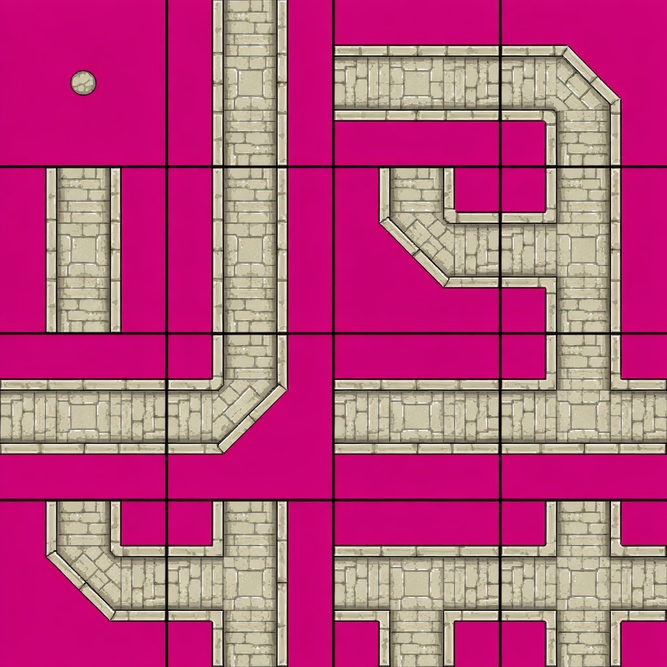
#> input picture assets/road_tiles.png, 667 x 667 px, shrunk from 1024 x 1024 before the run
$ python optimize_tiles.py
#> lines starting #> are read from the running program, lines starting #| are printed output that depends on the picture
from PIL import Image
import os

# Source and target paths
source_path = 'assets/road_tiles.png'
target_path = 'assets/road_tiles_optimized.png'

# Load source image
try:
    img = Image.open(source_path)
#> img is the input picture: PIL image 667x667 RGB; mean R, G, B 184.5, 77.2, 125.8
    # Ensure RGBA
    img = img.convert('RGBA')
#> img: PIL image 667x667 RGBA
except Exception as e:
    print(f"Error loading image: {e}")
    exit(1)

# Inspect size
width, height = img.size
#> width = 667; height = 667
tile_w = width // 4
#> tile_w = 166
tile_h = height // 4
#> tile_h = 166
print(f"Source size: {width}x{height}, Tile size: {tile_w}x{tile_h}")
#| Source size: 667x667, Tile size: 166x166

# Target size: 3 cols x 2 rows
target_w = tile_w * 3
#> target_w = 498
target_h = tile_h * 2
#> target_h = 332
new_img = Image.new('RGBA', (target_w, target_h))
#> new_img: PIL image 498x332 RGBA; every value is 0

# Source Coordinates (col, row) -> (x, y)
# 1. Isolated [0,0] -> Target [0,0]
# 2. End (S)  [0,1] -> Target [1,0]
# 3. Straight (NS) [1,0] -> Target [2,0]
# 4. Corner (NE)   [2,1] -> Target [0,1]
# 5. T-Junc (NWS)  [3,1] -> Target [1,1]
# 6. Cross  [All]  [3,3] -> Target [2,1]

mappings = [
    # (SrcCol, SrcRow) -> (DstCol, DstRow)
    ((0, 0), (0, 0)), # Isolated
    ((0, 1), (1, 0)), # End
    ((1, 0), (2, 0)), # Straight
    ((2, 1), (0, 1)), # Corner
    ((3, 1), (1, 1)), # T-Junc
    ((3, 3), (2, 1))  # Cross
]

for (src_c, src_r), (dst_c, dst_r) in mappings:
    # Crop
    left = src_c * tile_w
    top = src_r * tile_h
    right = left + tile_w
    bottom = top + tile_h
    tile = img.crop((left, top, right, bottom))

    # Paste
    target_x = dst_c * tile_w
    target_y = dst_r * tile_h
    new_img.paste(tile, (target_x, target_y))
#> this loop made 6 passes
#> pass 1, `tile = img.crop((left, top, right, bottom))`:
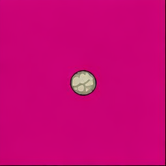
#> tile: PIL image 166x166 RGBA; mean R, G, B, A 199.5, 4.7, 115.4, 255
#> pass 2, `tile = img.crop((left, top, right, bottom))`:
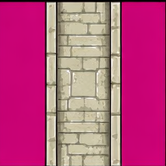
#> tile: PIL image 166x166 RGBA; mean R, G, B, A 185.7, 77.3, 126.4, 255
#> pass 3, `tile = img.crop((left, top, right, bottom))`:
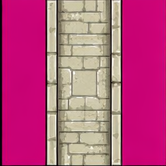
#> tile: PIL image 166x166 RGBA; mean R, G, B, A 185.9, 78.3, 127.2, 255
#> after the loop:
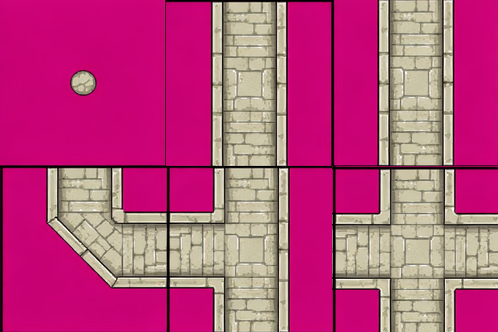
#> new_img: PIL image 498x332 RGBA; mean R, G, B, A 185.6, 73.4, 125.5, 255
#> after the loop:
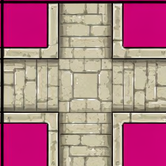
#> tile: PIL image 166x166 RGBA; mean R, G, B, A 177.2, 117.9, 132.3, 255

# Transparency application removed as per user request to keep background color.
# The game will handle transparency at runtime.

# Save
new_img.save(target_path)
print(f"Saved optimized image to {target_path}")
